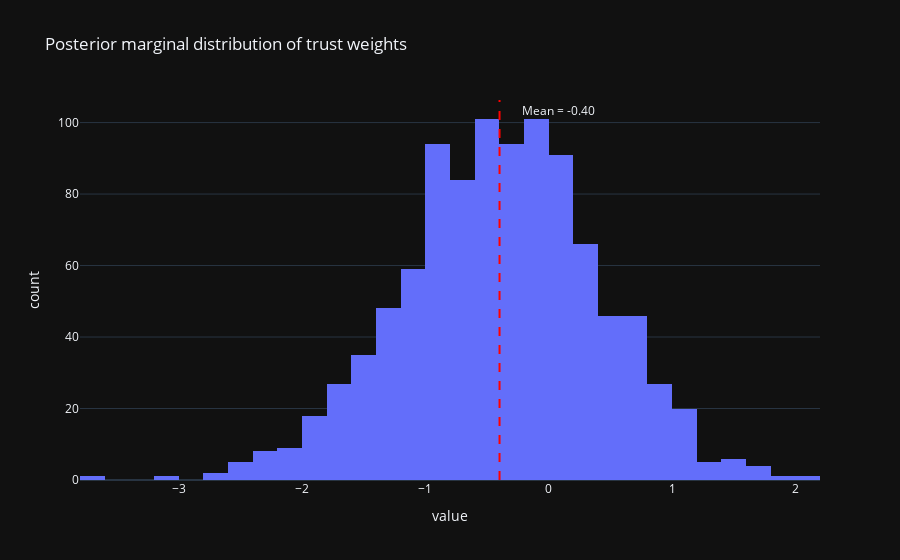

Notebook source saved alongside this figure:
### Code cell
fig1 = px.histogram(
    samples["weight_trust"],
    title="Posterior marginal distribution of trust weights",
    template="plotly_dark",
)

mean_trust = samples["weight_trust"].mean()


fig1.update_traces(showlegend=False)
fig1.add_vline(
    x=mean_trust,
    line_dash="dash",
    line_color="red",
    annotation_text=f"Mean = {mean_trust:.2f}",
    annotation_position="top right",
    annotation_xshift=20,
)

### Figure 1 — Plotly figure (JSON) as saved in the notebook; plotly's stock layout.template omitted (floating-point values rounded to 4 significant figures; data arrays with more than 128 entries replaced by an {"elided": "..."} marker saying what was removed)
{"data": [{"alignmentgroup": "True", "bingroup": "x", "hovertemplate": "variable=0<br>value=%{x}<br>count=%{y}<extra></extra>", "legendgroup": "0", "marker": {"color": "#636efa", "pattern": {"shape": ""}}, "name": "0", "offsetgroup": "0", "orientation": "v", "showlegend": false, "type": "histogram", "x": {"elided": "1000 float values"}, "xaxis": "x", "yaxis": "y"}], "layout": {"annotations": [{"showarrow": false, "text": "Mean = -0.40", "x": -0.3983, "xanchor": "left", "xref": "x", "xshift": 20, "y": 1, "yanchor": "top", "yref": "y domain"}], "barmode": "relative", "legend": {"title": {"text": "variable"}, "tracegroupgap": 0}, "shapes": [{"line": {"color": "red", "dash": "dash"}, "type": "line", "x0": -0.3983, "x1": -0.3983, "xref": "x", "y0": 0, "y1": 1, "yref": "y domain"}], "title": {"text": "Posterior marginal distribution of trust weights"}, "xaxis": {"anchor": "y", "domain": [0, 1], "title": {"text": "value"}}, "yaxis": {"anchor": "x", "domain": [0, 1], "title": {"text": "count"}}}}
